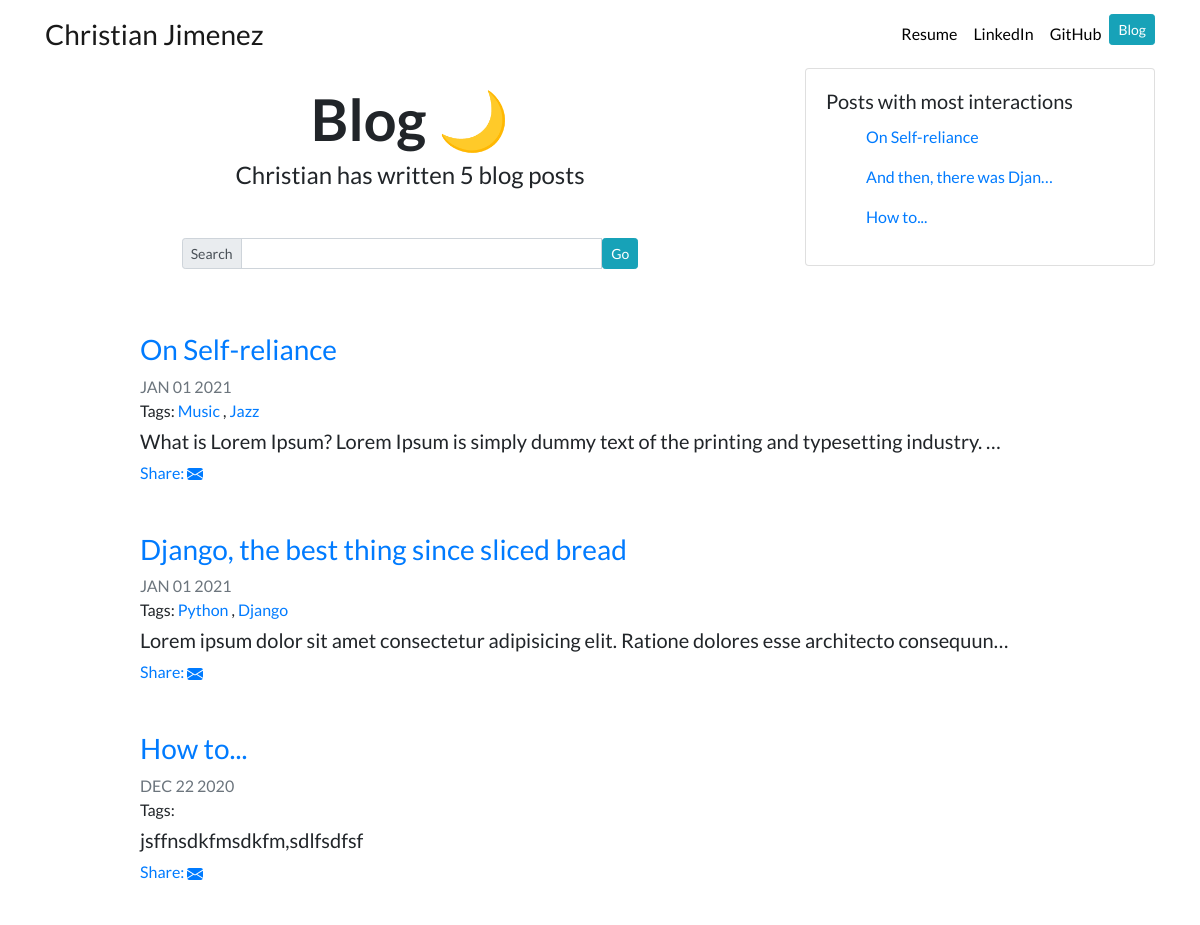
Before: /blog/ (upper part) with the older database file.
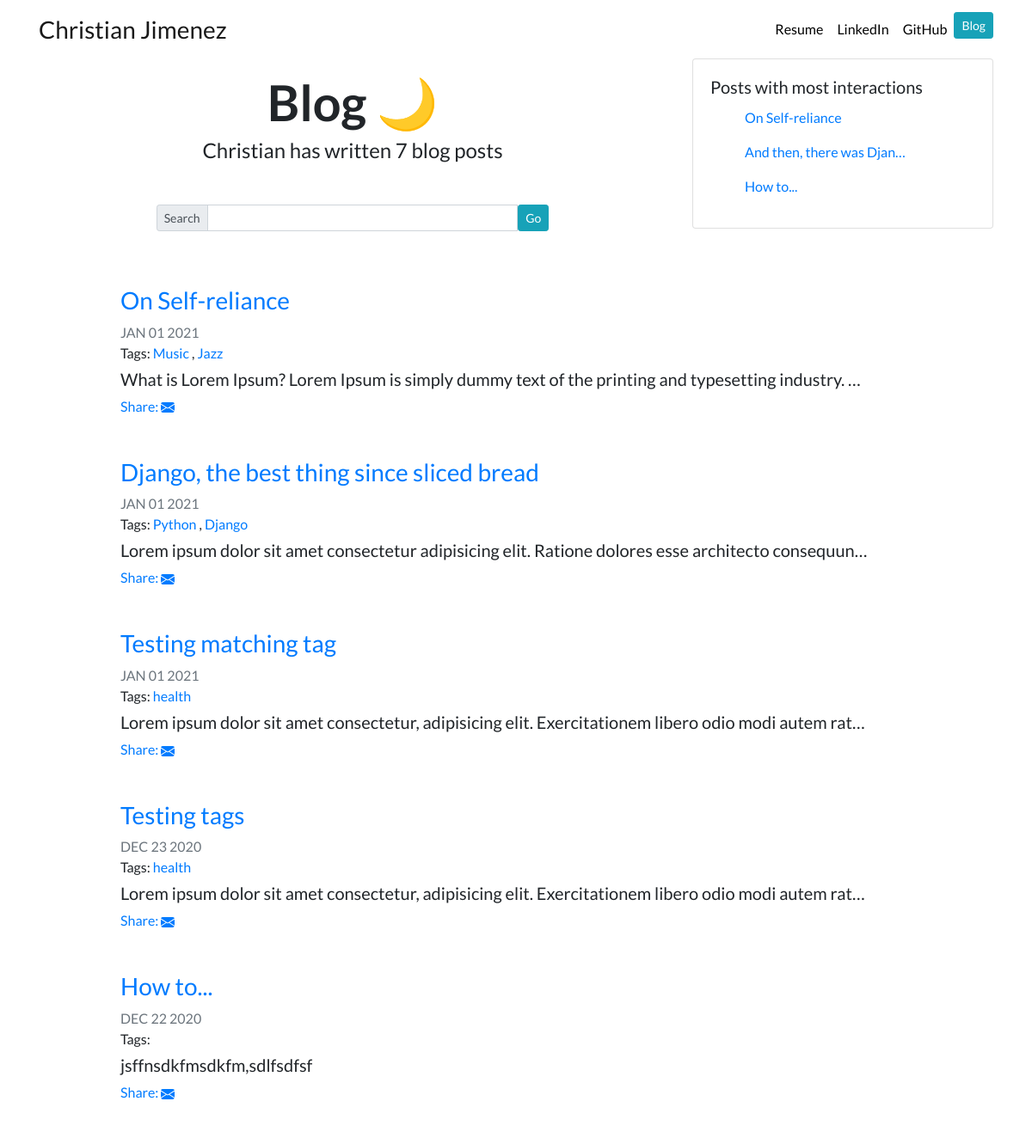
After: the same page with the newer database file.
### blog/models.py (models this page shows, shortened)
class Blog(models.Model):
    title = models.CharField(max_length = 200)
    description = models.TextField()
    date = models.DateField()
    image = models.ImageField(upload_to = 'blog/images/', blank = True)
    url = models.URLField(blank = True)
    tags = TaggableManager()

### blog/views.py (the view)
# urls.py: path('', views.all_blogs, name = 'all_blogs'),
def all_blogs(request, tag_slug=None):
    blogs = Blog.objects.order_by('-date')
    tag = None
    if tag_slug:
        tag = get_object_or_404(Tag, slug=tag_slug)
        blogs = blogs.filter(tags__in=[tag])
    paginator = Paginator(blogs, 10) # Number of blogs per page
    page_num = request.GET.get('page')
    page = paginator.get_page(page_num)
    return render(request, 'blog/all_blogs.html', { 'page': page,
                                                    'count': paginator.count,
                                                    'tag': tag
    })

### blog/templatetags/blog_tags.py (called while the page is built)
@register.simple_tag
def get_most_commented_posts(count = 3):
    return Blog.objects.annotate(
        total_comments = Count('comments')
    ).order_by('-total_comments')[:count]

### blog/templates/blog/all_blogs.html (shortened to what this page needs)
{% extends "portfolio/base.html" %}
{% load blog_tags %}
{% load static %}
{% block content %}
<div class="row">
  <div class="col-md-8">
      <h1 id="blogtitle" class="font-weight-bold text-center mt-3"> Blog 🌙 </h1>
      <h3 id="numbertitle" class="text-center mb-5">Christian has written {{ count }} blog post{{ count|pluralize }}</h3>
      <form action="{% url 'blog:search' %}" method="GET">
        <div class="container col-8">
          <div class="input-group input-group-sm mb-3">
            <div class="input-group-prepend">
              <span class="input-group-text">Search</span>
            </div>
          <input name="search" class="form-control" aria-label="Small" aria-describedby="inputGroup-sizing-sm">
          <button type="submit" class="btn btn-info btn-sm">Go</button>
          </div>
        </div>
      </form>
  </div>
  <div class="col-md-4 col-sm">
    {% get_most_commented_posts as most_commented_posts %}
    <div class="card" >
      <div class="card-body">
        <h5 class="card-title">Posts with most interactions</h5>
        {% for post in most_commented_posts %}
        <ul>
          <a href="{{ post.id }}" class="card-link">{{ post.title|truncatechars:25 }}</a>
        </ul>
        {% endfor %}
      </div>
    </div>
  </div>
</div>
{% for blog in page.object_list %}
<div class="row justify-content-center my-5">
  <div class="col-md-10">
    <a href="{% url 'blog:detail' blog.id %}">
      <h3>{{ blog.title }}</h3>
    </a>
    <p style="margin-top: -6x; margin-bottom: -0px;" class="text-muted">{{ blog.date|date:'M d Y'|upper }}</p>
    <p>
      Tags:
      {% for tag in blog.tags.all %}
        <a href="{% url 'blog:blog_list_by_tag' tag.slug %}">
          {{ tag.name }}
        </a>
        {% if not forloop.last %}, {% endif %}
      {% endfor %}
    </p>
      <h5 style="margin-top: -10px">{{ blog.description|striptags|truncatechars:100 }}</h5>
    <a href="{% url 'blog:post_share' blog.id %}">Share: </a>
  </div>
</div>
{% endfor %}
{% endblock %}

Changed rows visible on the page:
added Blog: title "Testing matching tag", date "JAN 01 2021", description "Lorem ipsum dolor sit amet consectetur, adipisicing elit. Exercitationem libero odio modi autem rat…"
added Tag: name "health"
added Blog: title "Testing tags", date "DEC 23 2020", description "Lorem ipsum dolor sit amet consectetur, adipisicing elit. Exercitationem libero odio modi autem rat…"
Other visible differences:
{{ count }}: "5" → "7"
